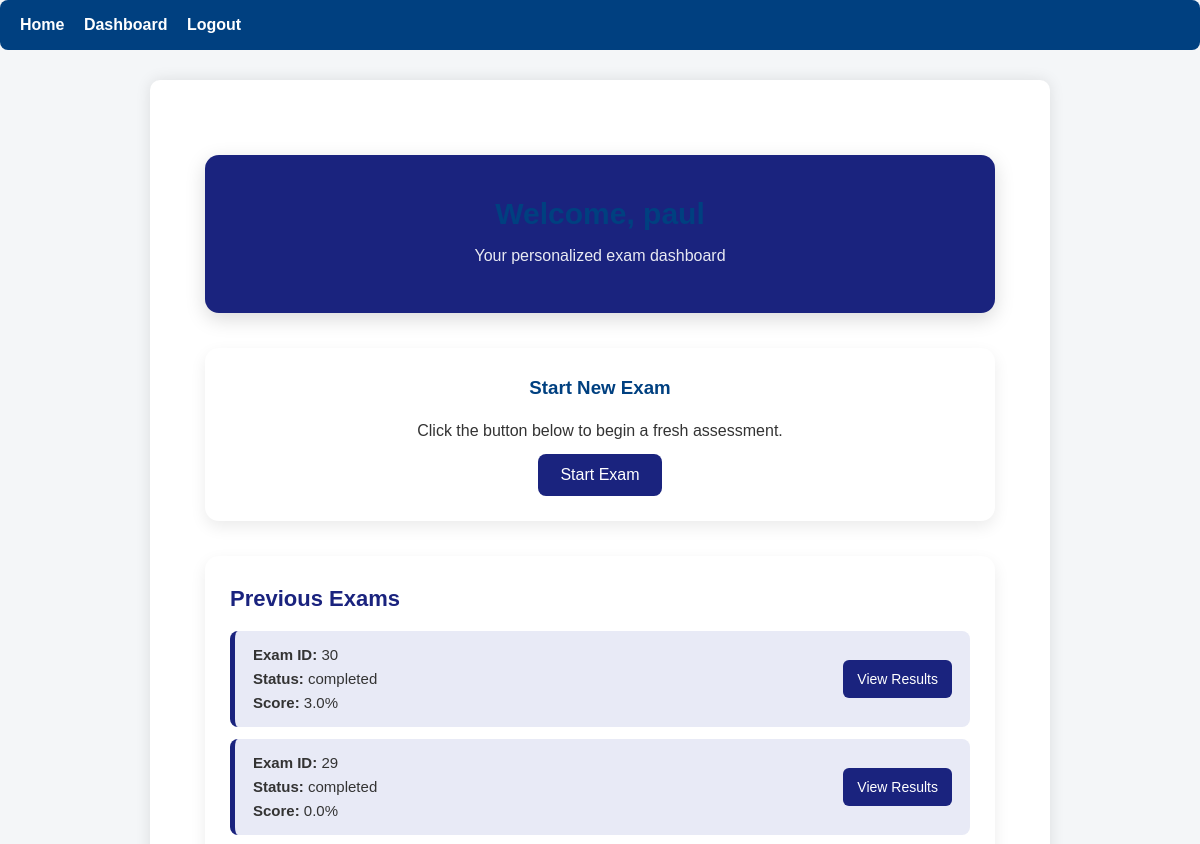
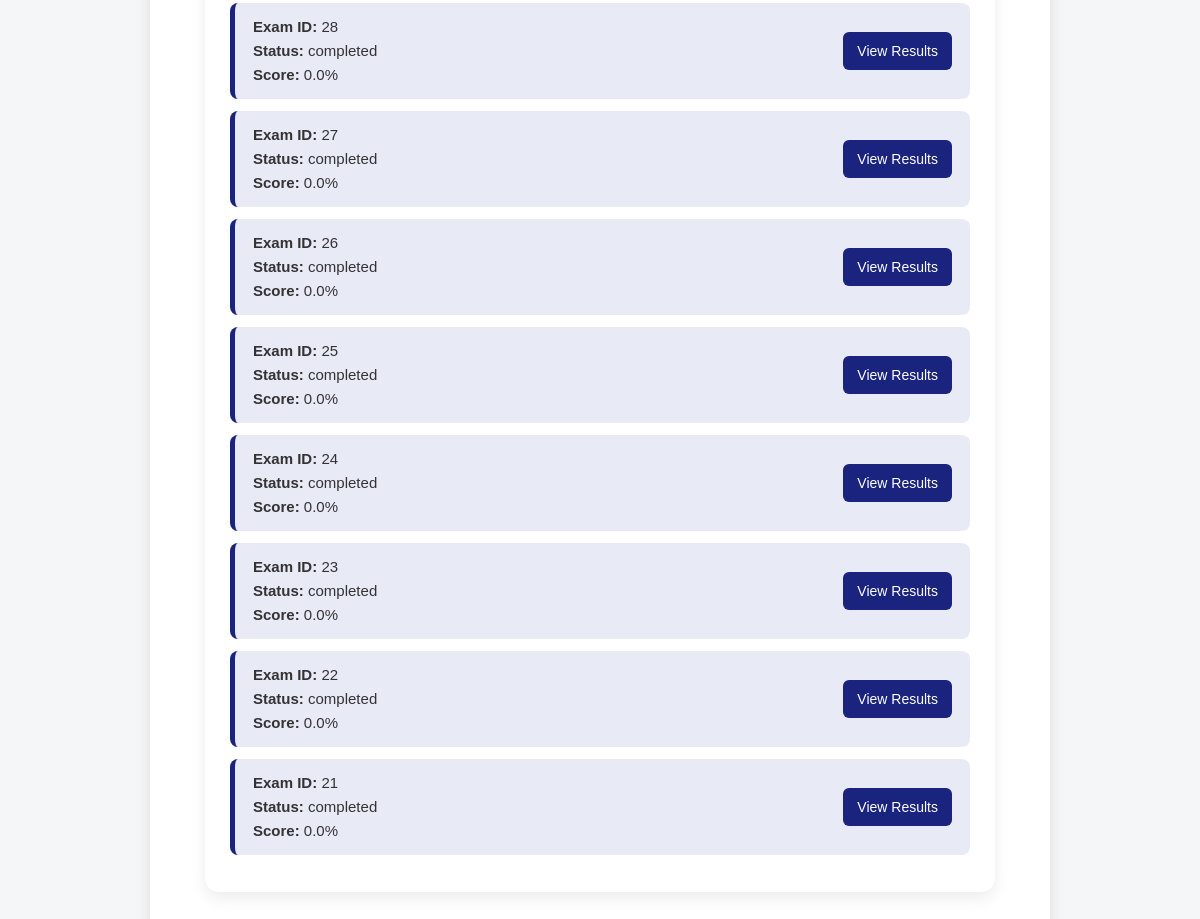
Before: /dashboard (signed in) with the older database file (2 pictures, top to bottom).
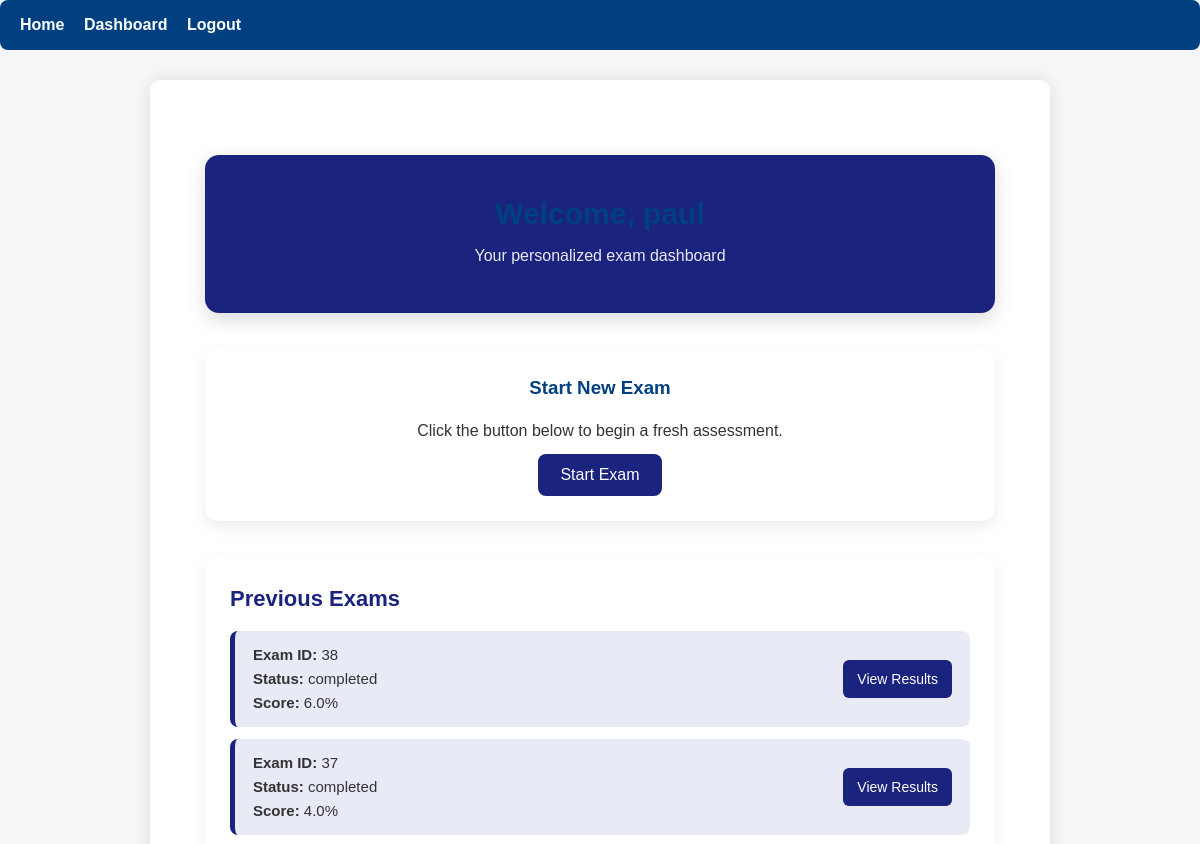
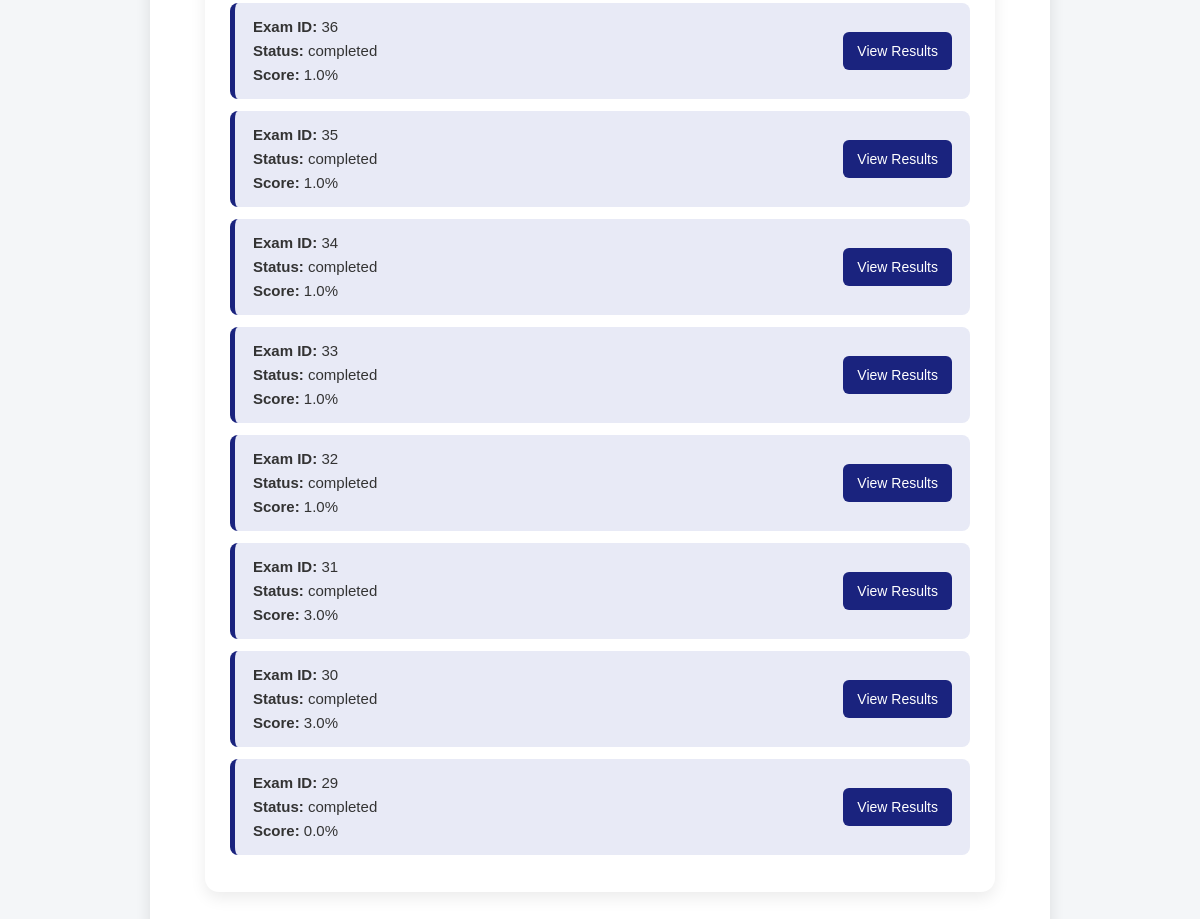
After: the same page with the newer database file (2 pictures, top to bottom).
### app.py (models this page shows)
class Exam(db.Model):
    __tablename__ = "exams"
    id = db.Column(db.Integer, primary_key=True)
    student_id = db.Column(db.Integer, db.ForeignKey("students.id"), nullable=False)
    start_time = db.Column(db.DateTime, default=datetime.utcnow)
    end_time = db.Column(db.DateTime)
    total_score = db.Column(db.Float, default=0)
    status = db.Column(db.String(20), default="active")
    duration_minutes = db.Column(db.Integer, default=30)
    created_at = db.Column(db.DateTime, default=datetime.utcnow)
    student = db.relationship("Student", backref="exams")

### app.py (the view)
@app.route("/dashboard")
@login_required_student
def student_dashboard():
    student_id = session["student_id"]
    exams = Exam.query.filter_by(student_id=student_id).order_by(Exam.created_at.desc()).limit(10).all()
    return render_template("student_dashboard.html", exams=exams, student_name=session.get("student_name"))

### app.py (called while the page is built)
def login_required_student(f):
    @wraps(f)
    def decorated(*args, **kwargs):
        if "student_id" not in session:
            flash("Please log in to continue.", "warning")
            return redirect(url_for("login"))
        return f(*args, **kwargs)
    return decorated

### templates/student_dashboard.html (shortened to what this page needs)
{% extends "base.html" %}
{% block content %}
<div class="dashboard-wrapper">
    <div class="welcome-banner">
        <h2>Welcome, {{ student_name }}</h2>
        <p>Your personalized exam dashboard</p>
    </div>
    <div class="action-card">
        <h3>Start New Exam</h3>
        <p>Click the button below to begin a fresh assessment.</p>
        <form action="{{ url_for('start_exam') }}" method="POST">
            <button type="submit">Start Exam</button>
        </form>
    </div>
    <div class="exam-list">
        <h3>Previous Exams</h3>
        {% for exam in exams %}
        <div class="exam-item">
            <div class="exam-info">
                <strong>Exam ID:</strong> {{ exam.id }} <br>
                <strong>Status:</strong> {{ exam.status }} <br>
                <strong>Score:</strong>
                {% if exam.total_score is not none %}
                    {{ exam.total_score }}%
                {% else %}
                    Not available
                {% endif %}
            </div>
            {% if exam.status != "in-progress" %}
                <a class="result-link" href="{{ url_for('results_page', exam_id=exam.id) }}">
                    View Results
                </a>
            {% endif %}
        </div>
        {% endfor %}
    </div>
</div>
{% endblock %}

Changed rows visible on the page:
no longer on this page (row unchanged): Exam: id "28", status "completed", total_score "0.0"
no longer on this page (row unchanged): Exam: id "27", status "completed", total_score "0.0"
no longer on this page (row unchanged): Exam: id "26", status "completed", total_score "0.0"
no longer on this page (row unchanged): Exam: id "25", status "completed", total_score "0.0"
no longer on this page (row unchanged): Exam: id "24", status "completed", total_score "0.0"
no longer on this page (row unchanged): Exam: id "23", status "completed", total_score "0.0"
no longer on this page (row unchanged): Exam: id "22", status "completed", total_score "0.0"
no longer on this page (row unchanged): Exam: id "21", status "completed", total_score "0.0"
added Exam: id "38", status "completed", total_score "6.0"
added Exam: id "37", status "completed", total_score "4.0"
added Exam: id "36", status "completed", total_score "1.0"
added Exam: id "35", status "completed", total_score "1.0"
added Exam: id "34", status "completed", total_score "1.0"
added Exam: id "33", status "completed", total_score "1.0"
added Exam: id "32", status "completed", total_score "1.0"
added Exam: id "31", status "completed", total_score "3.0"
